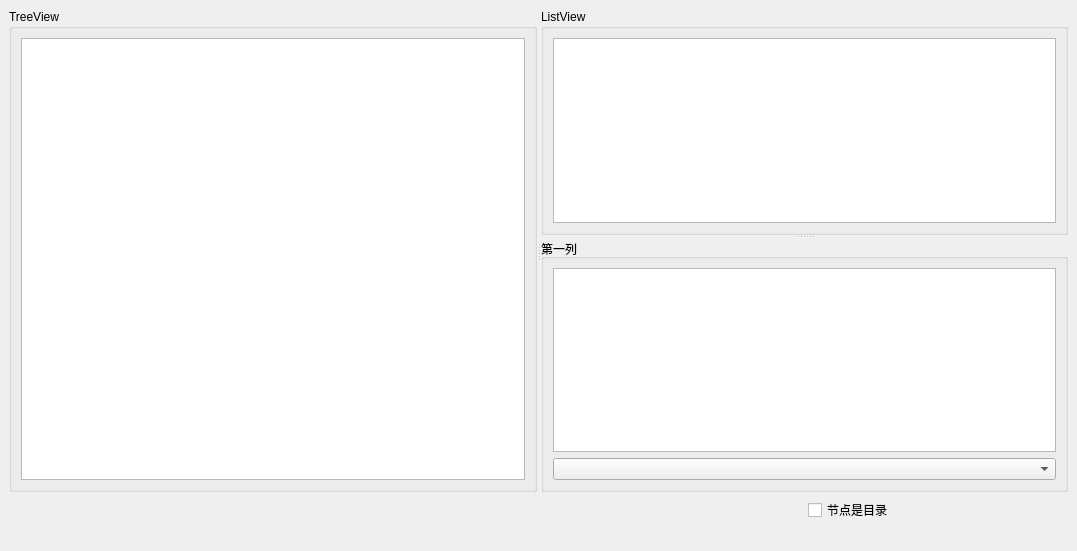
<?xml version="1.0" encoding="UTF-8"?>
<ui version="4.0">
 <class>MainWindow</class>
 <widget class="QMainWindow" name="MainWindow">
  <property name="geometry">
   <rect>
    <x>0</x>
    <y>0</y>
    <width>1077</width>
    <height>551</height>
   </rect>
  </property>
  <property name="windowTitle">
   <string>MainWindow</string>
  </property>
  <widget class="QWidget" name="centralwidget">
   <property name="sizePolicy">
    <sizepolicy hsizetype="Expanding" vsizetype="Expanding">
     <horstretch>0</horstretch>
     <verstretch>0</verstretch>
    </sizepolicy>
   </property>
   <layout class="QHBoxLayout" name="horizontalLayout_4">
    <item>
     <layout class="QVBoxLayout" name="verticalLayout">
      <item>
       <widget class="QSplitter" name="splitter_2">
        <property name="orientation">
         <enum>Qt::Horizontal</enum>
        </property>
        <widget class="QGroupBox" name="groupBox">
         <property name="title">
          <string>TreeView</string>
         </property>
         <layout class="QHBoxLayout" name="horizontalLayout">
          <item>
           <widget class="QTreeView" name="treeView"/>
          </item>
         </layout>
        </widget>
        <widget class="QSplitter" name="splitter">
         <property name="orientation">
          <enum>Qt::Vertical</enum>
         </property>
         <widget class="QGroupBox" name="groupBox_2">
          <property name="minimumSize">
           <size>
            <width>90</width>
            <height>0</height>
           </size>
          </property>
          <property name="title">
           <string>ListView</string>
          </property>
          <layout class="QHBoxLayout" name="horizontalLayout_2">
           <item>
            <widget class="QListView" name="listView"/>
           </item>
          </layout>
         </widget>
         <widget class="QGroupBox" name="groupBox_3">
          <property name="minimumSize">
           <size>
            <width>90</width>
            <height>0</height>
           </size>
          </property>
          <property name="title">
           <string>第一列</string>
          </property>
          <layout class="QVBoxLayout" name="verticalLayout_2">
           <item>
            <widget class="QListWidget" name="listWidget"/>
           </item>
           <item>
            <widget class="QComboBox" name="comboBox"/>
           </item>
          </layout>
         </widget>
        </widget>
       </widget>
      </item>
      <item>
       <layout class="QGridLayout" name="gridLayout">
        <item row="0" column="0">
         <widget class="QLabel" name="labFileName">
          <property name="text">
           <string/>
          </property>
         </widget>
        </item>
        <item row="0" column="1">
         <widget class="QLabel" name="labSize">
          <property name="text">
           <string/>
          </property>
         </widget>
        </item>
        <item row="0" column="2">
         <widget class="QLabel" name="labFileType">
          <property name="text">
           <string/>
          </property>
         </widget>
        </item>
        <item row="0" column="3">
         <widget class="QCheckBox" name="chkIsDir">
          <property name="text">
           <string>节点是目录</string>
          </property>
         </widget>
        </item>
        <item row="1" column="0">
         <widget class="QLabel" name="labPath">
          <property name="text">
           <string/>
          </property>
         </widget>
        </item>
       </layout>
      </item>
     </layout>
    </item>
   </layout>
  </widget>
 </widget>
 <resources/>
 <connections/>
</ui>
